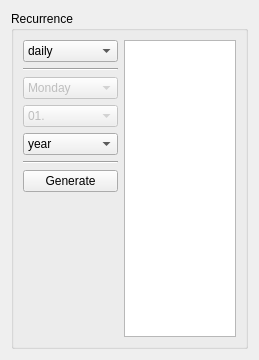
<?xml version="1.0" encoding="UTF-8"?>
<ui version="4.0">
 <class>FormRecurrence</class>
 <widget class="QWidget" name="FormRecurrence">
  <property name="geometry">
   <rect>
    <x>0</x>
    <y>0</y>
    <width>259</width>
    <height>360</height>
   </rect>
  </property>
  <property name="windowTitle">
   <string>Form</string>
  </property>
  <layout class="QVBoxLayout" name="verticalLayout">
   <item>
    <widget class="QGroupBox" name="groupBox">
     <property name="title">
      <string comment="GRP_RECURRENCE">Recurrence</string>
     </property>
     <layout class="QHBoxLayout" name="horizontalLayout_2">
      <item>
       <layout class="QVBoxLayout" name="verticalLayout_3">
        <item>
         <widget class="QComboBox" name="comboBox_Select">
          <item>
           <property name="text">
            <string>daily</string>
           </property>
          </item>
          <item>
           <property name="text">
            <string>weekly</string>
           </property>
          </item>
          <item>
           <property name="text">
            <string>monthly</string>
           </property>
          </item>
         </widget>
        </item>
        <item>
         <widget class="Line" name="line">
          <property name="orientation">
           <enum>Qt::Horizontal</enum>
          </property>
         </widget>
        </item>
        <item>
         <widget class="QComboBox" name="comboBox_WeekDay">
          <property name="enabled">
           <bool>false</bool>
          </property>
          <item>
           <property name="text">
            <string>Monday</string>
           </property>
          </item>
          <item>
           <property name="text">
            <string>Tuesday</string>
           </property>
          </item>
          <item>
           <property name="text">
            <string>Wednesday</string>
           </property>
          </item>
          <item>
           <property name="text">
            <string>Thursday</string>
           </property>
          </item>
          <item>
           <property name="text">
            <string>Friday</string>
           </property>
          </item>
          <item>
           <property name="text">
            <string>Saturday</string>
           </property>
          </item>
          <item>
           <property name="text">
            <string>Sunday</string>
           </property>
          </item>
         </widget>
        </item>
        <item>
         <widget class="QComboBox" name="comboBox_MonthDay">
          <property name="enabled">
           <bool>false</bool>
          </property>
          <item>
           <property name="text">
            <string>01.</string>
           </property>
          </item>
          <item>
           <property name="text">
            <string>02.</string>
           </property>
          </item>
          <item>
           <property name="text">
            <string>03.</string>
           </property>
          </item>
          <item>
           <property name="text">
            <string>04.</string>
           </property>
          </item>
          <item>
           <property name="text">
            <string>05.</string>
           </property>
          </item>
          <item>
           <property name="text">
            <string>06.</string>
           </property>
          </item>
          <item>
           <property name="text">
            <string>07.</string>
           </property>
          </item>
          <item>
           <property name="text">
            <string>08.</string>
           </property>
          </item>
          <item>
           <property name="text">
            <string>09.</string>
           </property>
          </item>
          <item>
           <property name="text">
            <string>10.</string>
           </property>
          </item>
          <item>
           <property name="text">
            <string>11.</string>
           </property>
          </item>
          <item>
           <property name="text">
            <string>12.</string>
           </property>
          </item>
          <item>
           <property name="text">
            <string>13.</string>
           </property>
          </item>
          <item>
           <property name="text">
            <string>14.</string>
           </property>
          </item>
          <item>
           <property name="text">
            <string>15.</string>
           </property>
          </item>
          <item>
           <property name="text">
            <string>16.</string>
           </property>
          </item>
          <item>
           <property name="text">
            <string>17.</string>
           </property>
          </item>
          <item>
           <property name="text">
            <string>18.</string>
           </property>
          </item>
          <item>
           <property name="text">
            <string>19.</string>
           </property>
          </item>
          <item>
           <property name="text">
            <string>20.</string>
           </property>
          </item>
          <item>
           <property name="text">
            <string>21.</string>
           </property>
          </item>
          <item>
           <property name="text">
            <string>22.</string>
           </property>
          </item>
          <item>
           <property name="text">
            <string>23.</string>
           </property>
          </item>
          <item>
           <property name="text">
            <string>24.</string>
           </property>
          </item>
          <item>
           <property name="text">
            <string>25.</string>
           </property>
          </item>
          <item>
           <property name="text">
            <string>26.</string>
           </property>
          </item>
          <item>
           <property name="text">
            <string>27.</string>
           </property>
          </item>
          <item>
           <property name="text">
            <string>28.</string>
           </property>
          </item>
          <item>
           <property name="text">
            <string>29.</string>
           </property>
          </item>
          <item>
           <property name="text">
            <string>30.</string>
           </property>
          </item>
          <item>
           <property name="text">
            <string>31.</string>
           </property>
          </item>
         </widget>
        </item>
        <item>
         <widget class="QComboBox" name="comboBox_Year">
          <item>
           <property name="text">
            <string>year</string>
           </property>
          </item>
         </widget>
        </item>
        <item>
         <widget class="Line" name="line_2">
          <property name="orientation">
           <enum>Qt::Horizontal</enum>
          </property>
         </widget>
        </item>
        <item>
         <widget class="QPushButton" name="pushButton_Generate">
          <property name="text">
           <string>Generate</string>
          </property>
         </widget>
        </item>
        <item>
         <spacer name="verticalSpacer">
          <property name="orientation">
           <enum>Qt::Vertical</enum>
          </property>
          <property name="sizeHint" stdset="0">
           <size>
            <width>20</width>
            <height>40</height>
           </size>
          </property>
         </spacer>
        </item>
       </layout>
      </item>
      <item>
       <widget class="QListWidget" name="listWidget_Dates">
        <property name="sizePolicy">
         <sizepolicy hsizetype="Preferred" vsizetype="Expanding">
          <horstretch>0</horstretch>
          <verstretch>0</verstretch>
         </sizepolicy>
        </property>
        <property name="minimumSize">
         <size>
          <width>108</width>
          <height>0</height>
         </size>
        </property>
        <property name="verticalScrollBarPolicy">
         <enum>Qt::ScrollBarAsNeeded</enum>
        </property>
        <property name="horizontalScrollBarPolicy">
         <enum>Qt::ScrollBarAlwaysOff</enum>
        </property>
        <property name="sizeAdjustPolicy">
         <enum>QAbstractScrollArea::AdjustIgnored</enum>
        </property>
        <property name="autoScroll">
         <bool>true</bool>
        </property>
        <property name="selectionMode">
         <enum>QAbstractItemView::MultiSelection</enum>
        </property>
        <property name="sortingEnabled">
         <bool>true</bool>
        </property>
       </widget>
      </item>
     </layout>
    </widget>
   </item>
  </layout>
 </widget>
 <resources/>
 <connections/>
</ui>
